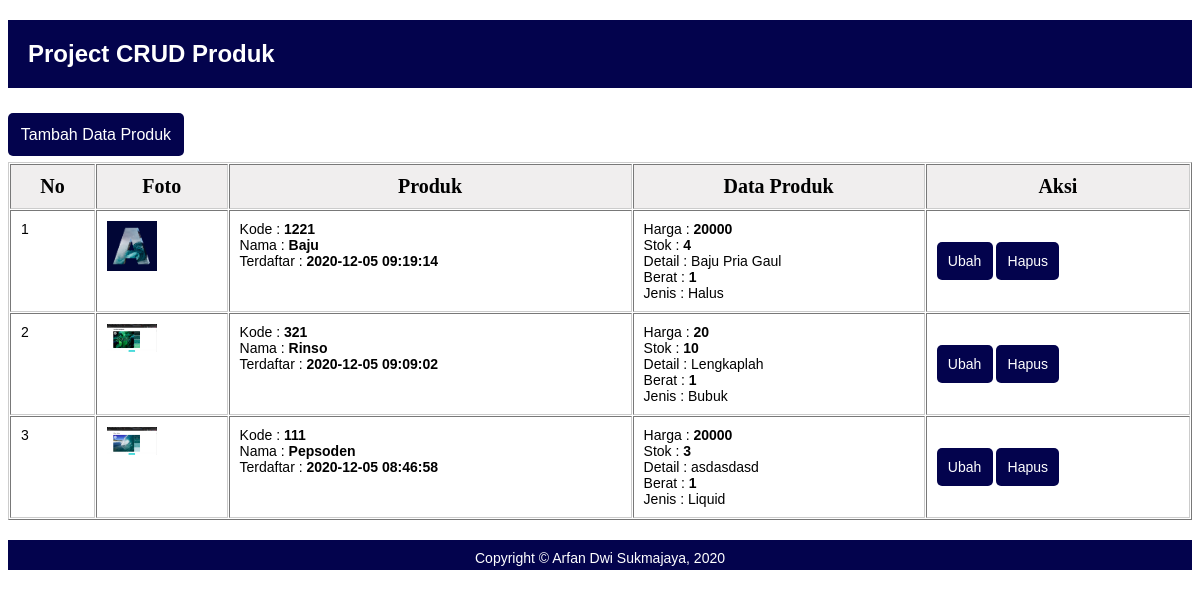
The page / on the database its author committed.
### tables this page shows
CREATE TABLE `b_produk` (
  `idprd` int(11) NOT NULL,
  `kodeprd` varchar(30) NOT NULL,
  `namaprd` varchar(30) NOT NULL,
  `hargaprd` double NOT NULL,
  `stokprd` int(11) NOT NULL,
  `detailprd` text NOT NULL,
  `beratprd` float NOT NULL,
  `jenisprd` varchar(30) NOT NULL,
  `fotoprd` text NOT NULL,
  `tglsimpan` datetime NOT NULL
);

### produk.php (the view)
<?php
  echo "<a href='?p=produkadd'>Tambah Data Produk</a>";
  echo "<br>";
  echo "<br>";
  echo "
        <table width='100%' border='1' cellspacing='1' cellpadding='10'>
          <tr>
            <th>No</th>
            <th>Foto</th>
            <th>Produk</th>
            <th>Data Produk</th>
            <th>Aksi</th>
          </tr>";
  $sqlp = mysqli_query($kon, "SELECT * FROM b_produk ORDER BY tglsimpan DESC");
  $no = 1;
  while($rm = mysqli_fetch_array($sqlp)){
    echo "
      <tr>
        <td>$no</td>
        <td><img src='foto/$rm[fotoprd]' width='50px'></td>
        <td>
          Kode : <b>$rm[kodeprd]</b> <br>
          Nama : <b>$rm[namaprd]</b> <br>
          Terdaftar : <b>$rm[tglsimpan]</b> <br>
        </td>
          <td>Harga : <b>$rm[hargaprd]</b> <br>
          Stok : <b>$rm[stokprd]</b> <br>
          Detail : $rm[detailprd]</br>
          Berat : <b>$rm[beratprd]</b> <br>
          Jenis : $rm[jenisprd]</br>
        </td>
        <td>
        <br><br>
          <a href='?p=produkedit&id=$rm[idprd]'>Ubah</a>
          <a href='?p=produkdel&id=$rm[idprd]'>Hapus</a>
        </td>
      </tr>
    ";
    $no++;
  }
  echo "</table>";
?>

### index.php (shortened to what this page needs)
<!DOCTYPE html>
<html lang="en">
<head>
  <link rel="stylesheet" href="style.css">
</head>
<body>
  <h2>Project CRUD Produk</h2>
  <br>
  <?php
    include "koneksi.php";
    if($_GET["p"] == "produkadd"){
      include "produkadd.php";
    }else if($_GET["p"] == "produkedit"){
      include "produkedit.php";
    }else if($_GET["p"] == "produkdel"){
      include "produkdel.php";
    }else{
      include "produk.php";
    }
  ?>
<div class="grid">
    <div class="dh12">
      <div class="container3">
        Copyright &copy; Arfan Dwi Sukmajaya, 2020
      </div>
    </div>
  </div>
</body>
</html>

### style.css (style rules this page uses)
* { font-family:sans-serif; }
h2 { padding:20px; color:white; background-color:rgb(3, 3, 77); }
a { text-decoration: none; width:auto;; margin-top:0.9em; color: #ffffff; background-color:rgb(3, 3, 77); padding:0.8em; cursor:pointer; font-family: sans-serif; border-radius:5px; }
table { width: 100%; border-color: #CCCCCC; }
th { text-align: center; padding:10px; background-color: #f0eeee; color: #000000; font-family: cambria; font-size: 20px; font-weight:bold; }
td { padding:10px; background-color: #ffffff; font-size: 14px; color: black; vertical-align:top; }
.grid { width:100%; padding-top: 0px; padding-bottom:0px; overflow: hidden; }
.container3 { background-color: rgb(3, 3, 77); height:20px; width:100%; color: #ffffff; font-size:14px; padding-top:10px; text-align:center; margin-top: 20px; margin-bottom:10px; }

### rows shown on the page
b_produk: fotoprd (picture), kodeprd "1221", namaprd "Baju", tglsimpan "2020-12-05 09:19:14", hargaprd "20000", stokprd "4", detailprd "Baju Pria Gaul", beratprd "1", jenisprd "Halus"
b_produk: fotoprd (picture), kodeprd "321", namaprd "Rinso", tglsimpan "2020-12-05 09:09:02", hargaprd "20", stokprd "10", detailprd "Lengkaplah", beratprd "1", jenisprd "Bubuk"
b_produk: fotoprd (picture), kodeprd "111", namaprd "Pepsoden", tglsimpan "2020-12-05 08:46:58", hargaprd "20000", stokprd "3", detailprd "asdasdasd", beratprd "1", jenisprd "Liquid"
